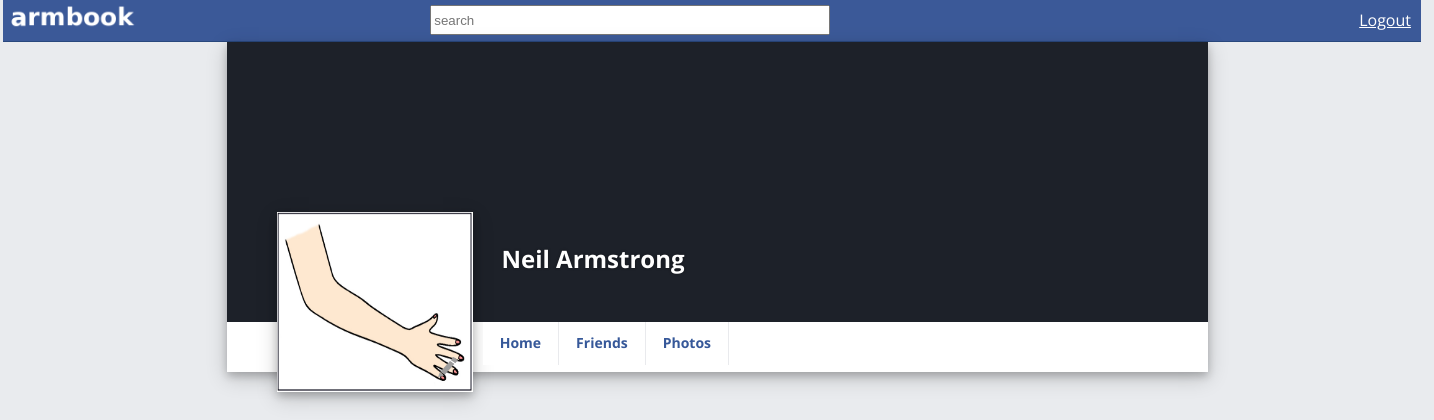
Before: /home.php (signed in) with the older database file.
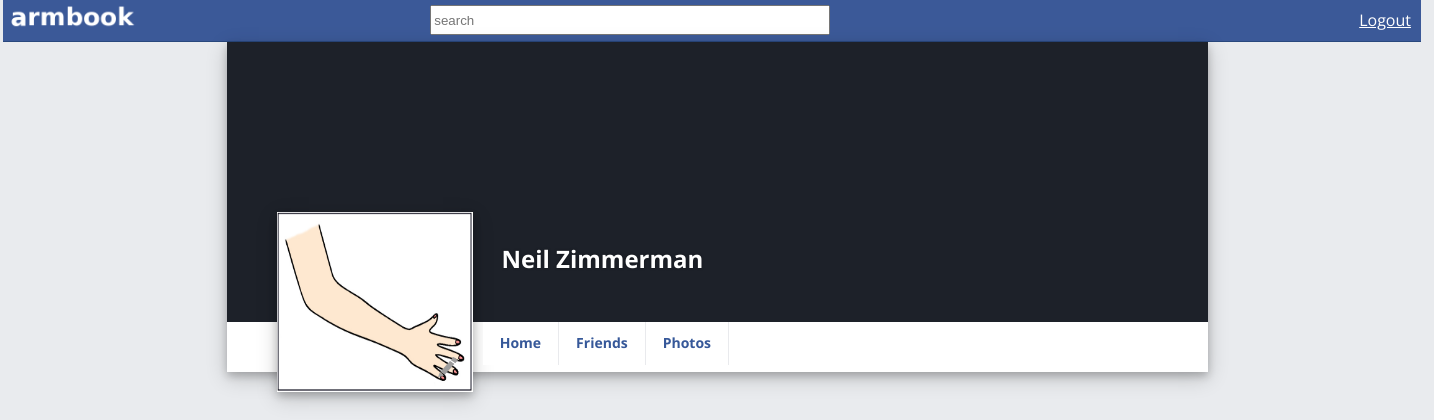
After: the same page with the newer database file.
### tables this page shows
CREATE TABLE IF NOT EXISTS `profiles` (
  `profile_id` int(11) NOT NULL AUTO_INCREMENT,
  `user_id` int(11) NOT NULL,
  `picture_url` varchar(255) NOT NULL,
  `Friends` text NOT NULL,
  PRIMARY KEY (`profile_id`)
);

CREATE TABLE IF NOT EXISTS `users` (
  `user_id` int(11) NOT NULL AUTO_INCREMENT,
  `email` varchar(64) NOT NULL,
  `password` varchar(64) NOT NULL,
  `firstname` varchar(25) NOT NULL,
  `lastname` varchar(25) NOT NULL,
  `sex` int(1) NOT NULL,
  `birthday_month` int(2) NOT NULL,
  `birthday_day` int(2) NOT NULL,
  `birthday_year` int(4) NOT NULL,
  PRIMARY KEY (`user_id`)
);

### home.php (the view, shortened to what this page needs)
<?php
include_once("common.php");
$has_session = session_status() == PHP_SESSION_ACTIVE;
if($has_session){
	$id_to_get = $_SESSION['user_id'];
	if($stmt = $mysqli->prepare("SELECT picture_url from profiles where user_id=?")){
		if($stmt->bind_param("i", $id_to_get)){
			if(!$stmt->execute()){
				die("Error - Issue executing prepared statement: " . mysqli_error($mysqli));
			}
			if($res = $stmt->get_result()){
				$row = $res->fetch_assoc();
				if($res->num_rows !== 1){
					die('Error - There is an issue with the database, contact your administrator');
				}else{
					$profPic = $row['picture_url'];
				}
			}else{
				die("Error - Getting results: " . mysqli_error($mysqli));
			}
		}else{
			die("Error - Issue binding prepared statement: " . mysqli_error($mysqli));
		}
	}else{
		die("Error - Issue preparing statement: " . mysqli_error($mysqli));
	}
	if($stmt = $mysqli->prepare("SELECT * from users where user_id=?")){
		if($stmt->bind_param("i", $id_to_get)){
			if(!$stmt->execute()){
				die("Error - Issue executing prepared statement: " . mysqli_error($mysqli));
			}
			if($res = $stmt->get_result()){
				$row = $res->fetch_assoc();
				if($res->num_rows !== 1){
					die('Error - There is an issue with the database, contact your administrator');
				}else{
					$name = ucfirst($row['firstname']) . ' ' . ucfirst($row['lastname']);
				}
			}else{
				die("Error - Getting results: " . mysqli_error($mysqli));
			}
		}else{
			die("Error - Issue binding prepared statement: " . mysqli_error($mysqli));
		}
	}else{
		die("Error - Issue preparing statement: " . mysqli_error($mysqli));
	}
}
?>
	<link rel="stylesheet" type="text/css" href="background2.css" />
	<link rel="stylesheet" type="text/css" href="js/source/jquery.fancybox.css?v=2.1.5" media="screen" />
	<link rel="stylesheet" type="text/css" href="js/source/helpers/jquery.fancybox-buttons.css?v=1.0.5" />
	<link rel="stylesheet" type="text/css" href="js/source/helpers/jquery.fancybox-thumbs.css?v=1.0.7" />
	<link href="js/jquery-ui-1.10.1.custom.css" rel="stylesheet"/>
<link href="//cdnjs.cloudflare.com/ajax/libs/x-editable/1.5.0/jqueryui-editable/css/jqueryui-editable.css" rel="stylesheet"/>
	<div id="bluebar">
		<div id="logo"><a href="home.php"><img id="logo_img" src="images/logo.png"></a></div>
		<div id="search_div">
			<form id="search_form" action="search.php" method="post">
			<input id="search" name="query" type="text" placeholder="search">
			</form>
		</div>
		<div id="logout_div">
			<a id="logout" href="/logout.php">Logout</a>
		</div>
	</div>
	<div id="global">
			<div id="basic_profile">
				<img id="fb-image-lg" src="images/timeline.png"/>
				<div id="profpic">
				<a class="fancybox" href="<?php echo $profPic; ?>"><img align="left" class="fb-image-profile" src="<?php echo $profPic; ?>" width="180" height="180"/></a>
				<?php
				if($_SESSION['user_id'] == $id_to_get){
					echo '<a class="fancybox" href="#change_profile"><img id="edit" src="images/edit.png"></a>';
				}
				?>
				</div>
				<div id="info">
				<span id="name"><?php echo $name; ?></span>
				</div>
				<div id="nav"><div id="navcont">
				<a class="links" id="timeline" href="home.php">Home<span></span></a>
				<a class="links" id="friends" href="#"">Friends<span></a>
				<a class="links" href="#">Photos<span></span></a>
				</div></div>
			</div>
			<div id="padding"></div>
			<div id="botcont">
			</div>
	</div>

### background2.css (style rules this page uses)
div { display: block; }
#botcont { min-height: 100px; width: 100%; }
#profpic { position:relative; height: 0px; }
#name { text-shadow: 0 0 3px rgba(0, 0, 0, .4); font-size: 24px; font-weight: bold; letter-spacing: 0; color: #fff; padding-left: 275px; }
#edit { width: 20px; height: 20px; position:relative; left: -45px; top: 35px; z-index: 10; cursor: pointer; }
#bluebar { min-width: 100%; width: 100%; background-color: #3b5998; border-bottom: 1px solid #29487d; color: #fff; position: relative; top: -10px; left: -5px; height: 43px; }
#info { width: 95%; position: absolute; top: 200px; }
#nav { width: 100%; z-index: 4; min-height: 30px; background-color: #fff; height: 50px; }
.links { border-right: 1px solid #e9eaed; float: left; font-size: 14px; font-weight: bold; height: 43px; line-height: 3.05; padding: 0 17px; position: relative; vertical-align: middle; white-space: nowrap; color: #365899; cursor: pointer; text-decoration: none; background-color: #fff; }
#navcont { border: 0; border-top-left-radius: 0; border-top-right-radius: 0; clear: right; padding-left: 201px; width: 649px; }
#global { margin: 0 auto; position: relative; zoom: 1; width: 981px; top: -10px; }
#padding { list-style: none; margin: 0; padding: 10px 0; position: relative; }
#logo { position: relative; float: left; }
#logo_img { height: 40px; }
#search_div { position: relative; left: 20%; top: 7px; }
#search { height: 30px; width: 400px; }
#logout_div { position: relative; float: right; left: -10px; top: -35px; }
#logout { color: white; }
#fb-image-lg { z-index: 0; width: 100%; height: 280px; }
#basic_profile { position:relative; box-shadow: 0 4px 8px 0 rgba(0, 0, 0, 0.2), 0 6px 20px 0 rgba(0, 0, 0, 0.19); }
.fb-image-profile { margin: -110px 10px 0px 50px; z-index: 9; width: 20%; box-shadow: 0 4px 8px 0 rgba(0, 0, 0, 0.2), 0 6px 20px 0 rgba(0, 0, 0, 0.19); }

Changed rows visible on the page:
changed users: name "Neil Armstrong" → "Neil Zimmerman"
